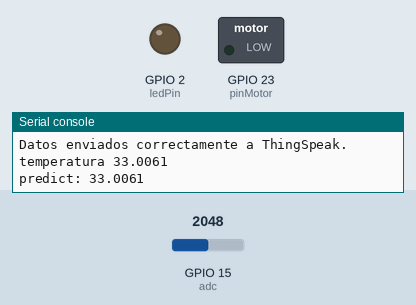
Bench run of a program on a simulated ESP32 board running MicroPython. On the bench: switched loads named in the program (green lamp = pin HIGH), output pins drawn as LEDs (lit = HIGH), the last lines printed to the serial console. Inputs (shaded band) come from the test bench; at power-on: GPIO 15 (adc) = 2048 (analog values on the 0–4095 scale). WiFi joins after 1.5 s; the clock reads 2024-03-15 10:24:30 at power-on unless the program sets it; files the program writes start out absent; requests to the public web service named in the program get a made-up reply in its usual format after 0.4 s (London, UTC, broken clouds, 64 % humidity, 1013 hPa unless stated).

Above: at 14.5 s.
14.6 s: GPIO 15 (adc) set to 4
At 21.3 s:
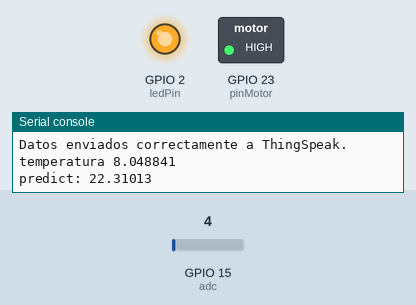
22.4 s: GPIO 15 (adc) set to 1
27.5 s: GPIO 15 (adc) set to 1107
34.6 s: GPIO 15 (adc) set to 1198
Timing chart, 0 to 37.6 s (numbered marks = the images above; inputs shaded):
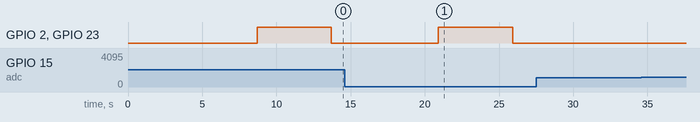

Measured:
- after the input at 34.6 s, every drawn part: stays the same

The program:

cloudData.py
```python
import urequests
import network
import machine
import random
import time
import utime
import socket

class cloudData:
    def __init__(self):
        self.listX=[]
        self.listY=[]
        self.ssid = 'CLARO_WIFI710'
        self.password = 'CLAROI710'

        self.sta_if = network.WLAN(network.STA_IF)
        self.sta_if.active(True)
        self.sta_if.connect(self.ssid, self.password)
        while not self.sta_if.isconnected():
            pass
        print('Conectado a la red Wi-Fi desde connect class')
        print('Dirección IP:', self.sta_if.ifconfig()[0])
        self.pinMotor = machine.Pin(23, machine.Pin.OUT)


    def setListLabelX(self, lista):
        self.listX = lista

    def getListLabelX(self):
        return self.listX

    def setListLabelY(self, lista):
        self.listY = lista

    def getListLabelY(self):
        return self.listY

    def now(self, e):
        i=0
        tiempo = ""
        for elemento in e:
            if(i>=3 and i<6):
                if(i==3):
                    tiempo += str(elemento)
                else:
                    tiempo += ":"
                    tiempo += str(elemento)
            i = i+1
        return tiempo

    def webServer(self):
        listX = self.getListLabelX()
        listY = self.getListLabelY()

        server_socket = socket.socket(socket.AF_INET, socket.SOCK_STREAM)
        server_address = ('', 80)
        server_socket.bind(server_address)

        server_socket.listen(1)
        print('Servidor web listo para recibir conexiones')

        while True:
            print('Esperando una nueva conexión...')
            client_socket, client_address = server_socket.accept()
            print('Conexión establecida desde:', client_address)

            request = client_socket.recv(4096).decode()
            print('Solicitud recibida:')
            print(request)

            response = 'HTTP/1.1 200 OK\nContent-Type: text/html\n\n\n'
            response += '<head><meta charset="UTF-8"><meta http-equiv="X-UA-Compatible" content="IE=edge"><meta name="viewport" content="width=device-width, initial-scale=1.0"><link href="https://cdn.jsdelivr.net/npm/bootstrap@5.3.0-alpha3/dist/css/bootstrap.min.css" rel="stylesheet" integrity="sha384-KK94CHFLLe+nY2dmCWGMq91rCGa5gtU4mk92HdvYe+M/SXH301p5ILy+dN9+nJOZ" crossorigin="anonymous"><title>Time VS Temperature</title></head><body><h1 class="text-center mt-5 mb-5 text-primary">Time VS Temperature</h1><div class="container"><div class="card"><div class="card-body"><table class="table table-bordered"><thead><th scope="col">Time (HH:MM:SS)</th><th scope="col">Temperature (°C)</th><th scope="col">ON/OFF</th></thead><tbody>\n'
            i=1
            for elementoX, elementoY in zip(listX, listY):
                if (i % 4 == 0):
                    response += '<tr style="background-color:salmon">\n'
                    if (elementoY >= 22.3):
                        response += '<td>{}</td><td>{}</td>\n'.format(elementoX, elementoY)
                        response += '<td>ON</td>\n'
                    else:
                        response += '<td>{}</td><td>{}</td>\n'.format(elementoX, elementoY)
                        response += '<td>OFF</td>\n'
                else:
                    response += '<tr>\n'
                    response += '<td>{}</td><td>{}</td>\n'.format(elementoX, elementoY)
                response += '</tr>'
                i = i+1

            response += '</tbody></table></div></div></div></body>\n'
            client_socket.sendall(response.encode())
            client_socket.close()

    def loadData(self):
        x=[]
        y=[]
        for k in range(0,3):
            with open("data.csv", "r+") as file:

                file.write("time")
                file.write(",")
                file.write("temperatura")

                for i in range(0,3):
                    utime.sleep(2)
                    hora = utime.localtime()
                    now = self.now(hora)
                    #temp = random.uniform(22,23)
                    adc = machine.ADC(machine.Pin(15))
                    voltaje = adc.read()*(5/4095)
                    temp = 8+((voltaje)/0.1)

                    url = "https://api.thingspeak.com/update?api_key=QF7FU9H41G6SWWX5&afield1={:.2s}&field2={:.2f}".format(now, temp)
                    response = urequests.get(url)
                    if response.status_code == 200:
                        print("Datos enviados correctamente a ThingSpeak.")
                    else:
                        print("Error al enviar los datos a ThingSpeak:", response.status_code)
                    print("temperatura", temp)


                    try:
                        file.write("\n")
                        file.write(str(now))
                        file.write(",")
                        file.write(str(temp))
                        response.close()
                    except Exception as e:
                        raise
                    x.append(now)
                    y.append(temp)

                y = [(float(elemento)) for elemento in y]

                predict = sum(y)/len(y)
                print("predict:", predict)

                hora = utime.localtime()
                now = self.now(hora)

                y.append(predict)
                x.append(now)


                if(predict>=22.3):
                    ledPin = machine.Pin(2, machine.Pin.OUT)
                    ledPin.on()
                    self.pinMotor.value(1)
                    utime.sleep(5)
                    ledPin.off()
                    self.pinMotor.value(0)

        self.setListLabelX(x)
        self.setListLabelY(y)

test = cloudData()
test.loadData()
test.webServer()
```
